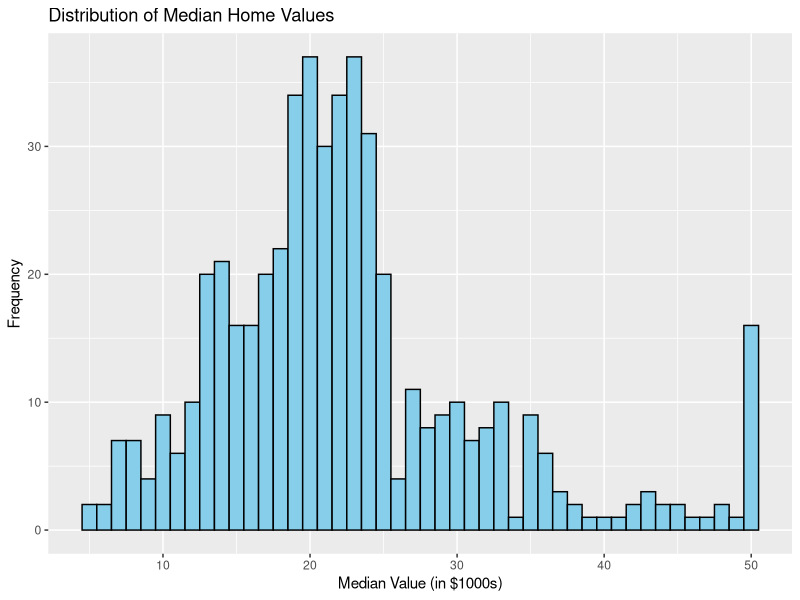
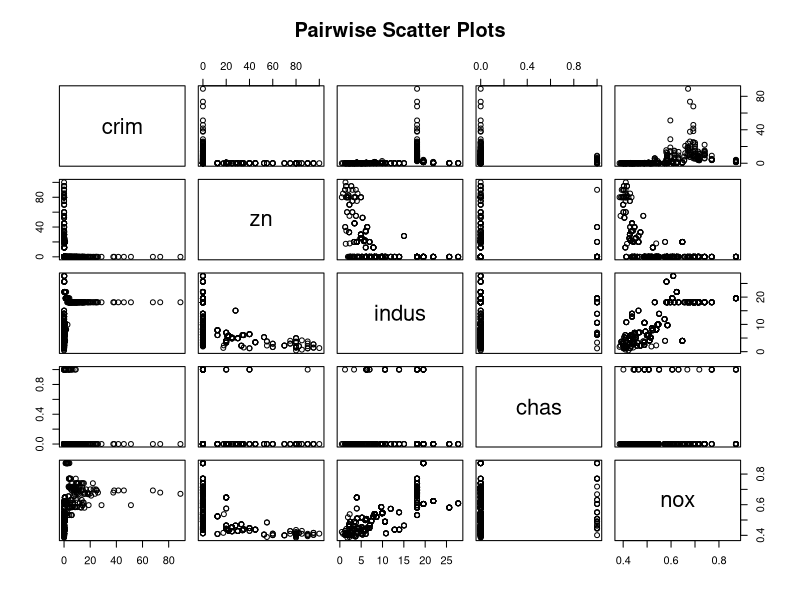
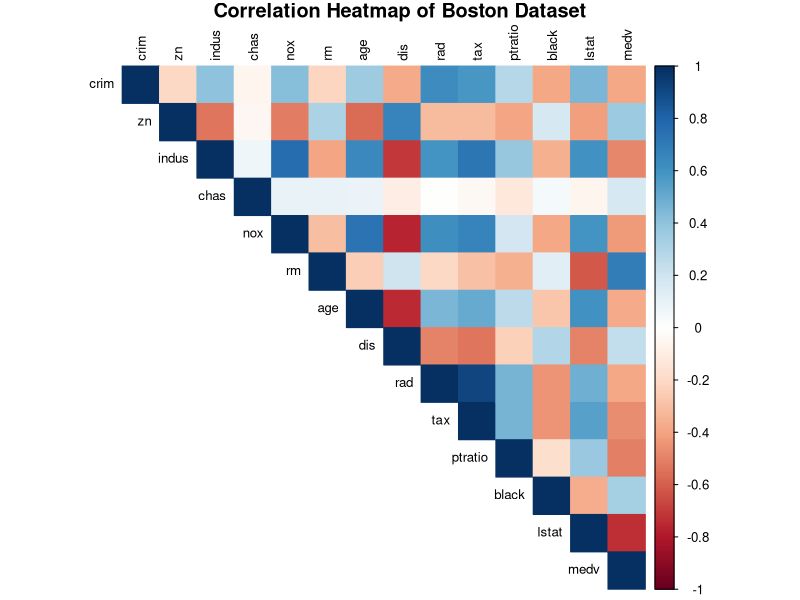
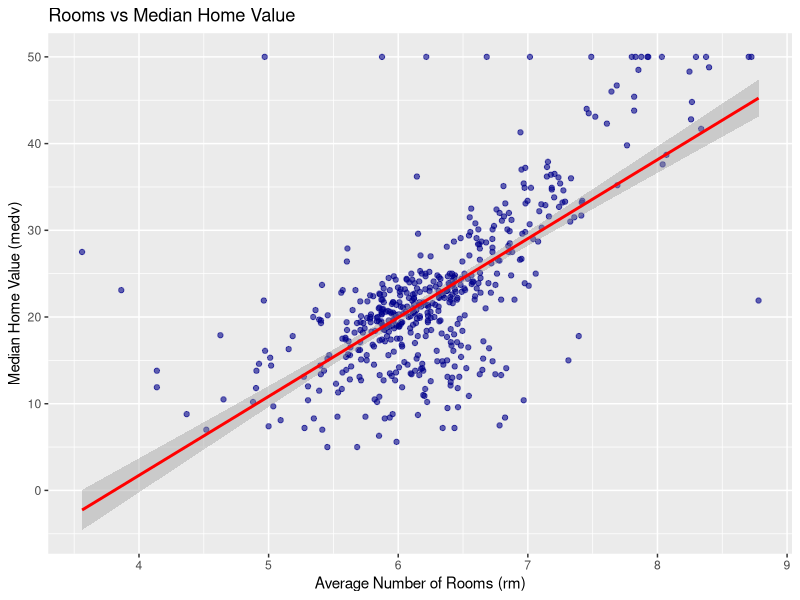
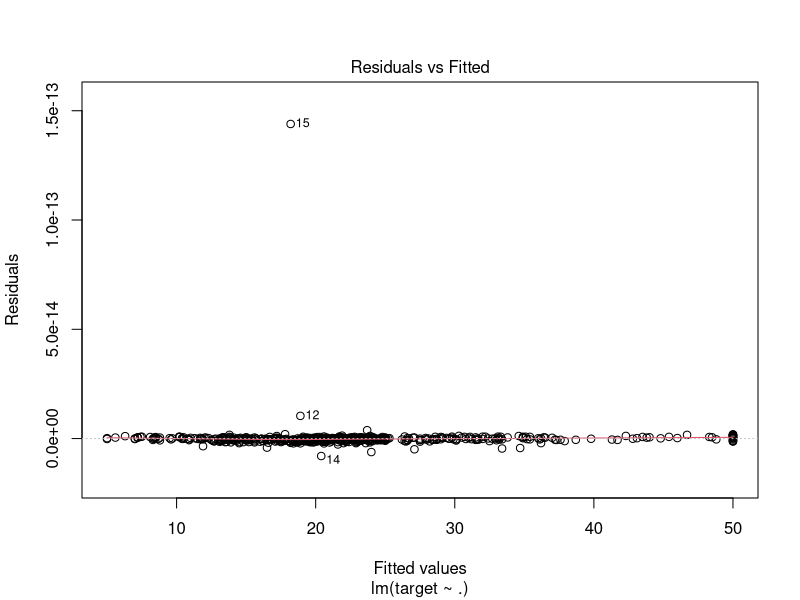
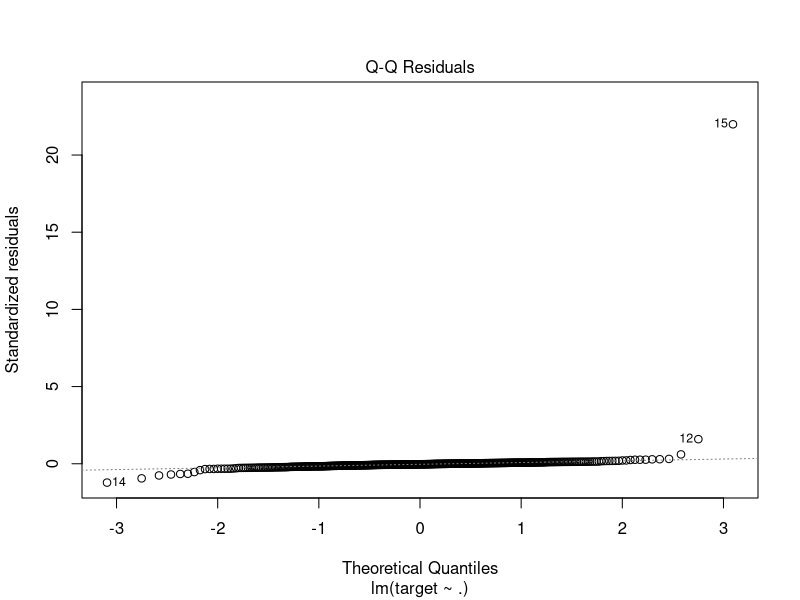
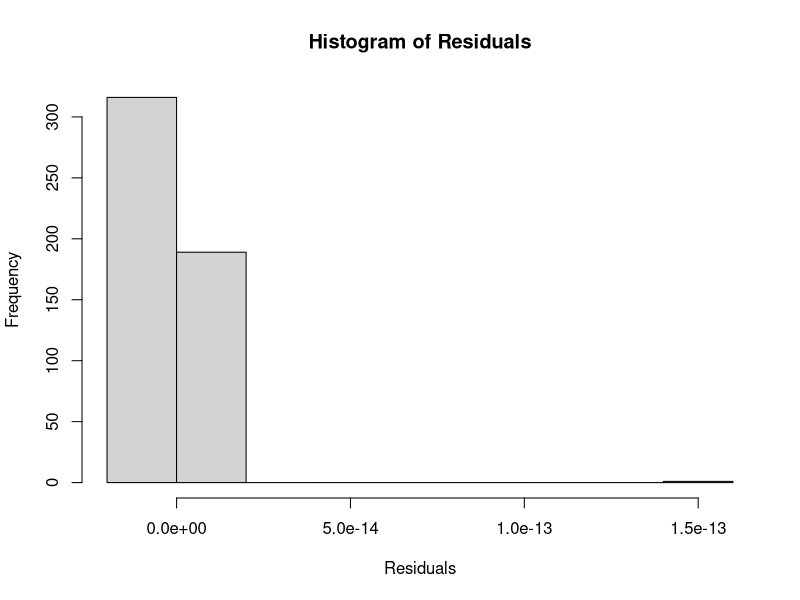

These figures' R source, in order: (Note: this script raises an error after producing the figures.)
# Core packages for data manipulation, visualization, and modeling
install.packages("ggplot2")      # For plots
install.packages("GGally")       # For ggpairs plots (pairwise relationships)
install.packages("corrplot")     # For correlation matrix plots
install.packages("dplyr")        # For data manipulation
install.packages("tidyr")        # For data tidying
install.packages("Metrics")      # For regression evaluation (e.g., RMSE, MAE)
install.packages("car")          # For VIF/multicollinearity check
# Install and load necessary packages
install.packages("MASS")
library(MASS)

# Load the Boston dataset
data("Boston")
# Display the first few rows
head(Boston)

# Summary statistics
summary(Boston)

# Structure of the dataset
str(Boston)
# Check for missing values
colSums(is.na(Boston))

# Load ggplot2 for visualization

library(ggplot2)

# Histogram of median value of owner-occupied homes
ggplot(Boston, aes(x = medv)) +
  geom_histogram(binwidth = 1, fill = "skyblue", color = "black") +
  labs(title = "Distribution of Median Home Values", x = "Median Value (in $1000s)", y = "Frequency")

# Pairwise scatter plots
pairs(Boston[, 1:5], main = "Pairwise Scatter Plots")

library(corrplot)

# Calculate correlation matrix
cor_matrix <- cor(Boston)

# Plot correlation heatmap
corrplot(cor_matrix, method = "color", type = "upper", tl.cex = 0.8, tl.col = "black",
         title = "Correlation Heatmap of Boston Dataset", mar = c(0,0,1,0))
ggplot(Boston, aes(x = rm, y = medv)) +
  geom_point(alpha = 0.6, color = "darkblue") +
  geom_smooth(method = "lm", color = "red") +
  labs(title = "Rooms vs Median Home Value", x = "Average Number of Rooms (rm)", y = "Median Home Value (medv)")



# Define the target variable and predictors
target <- Boston$medv
predictors <- Boston[, -14]  # Exclude the target variable
# Fit the linear regression model
model <- lm(target ~ ., data = Boston)

# Display the model summary
summary(model)
# Residuals vs Fitted plot
plot(model, which = 1)

# Q-Q plot for residuals
plot(model, which = 2)

# Residuals histogram
hist(residuals(model), main = "Histogram of Residuals", xlab = "Residuals")
# New data point (example)
new_data <- data.frame(
  crim = 0.1, zn = 0, indus = 6.5, chas = 0, nox = 0.5,
  rm = 6, age = 40, dis = 4, rad = 5, tax = 300,
  ptratio = 15, b = 380, lstat = 5
)
# Predict using the trained model
predicted_value <- predict(model, new_data)
predicted_value
